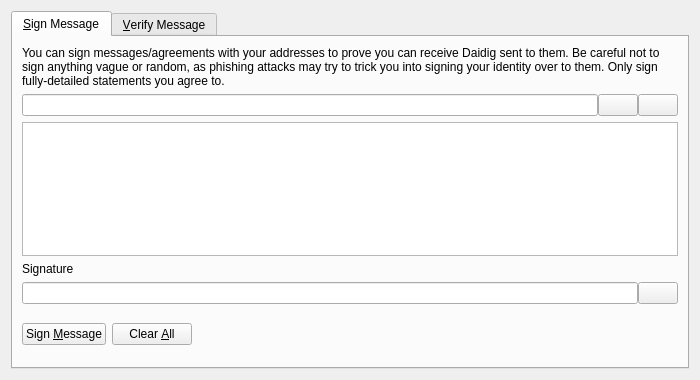
<?xml version="1.0" encoding="UTF-8"?>
<ui version="4.0">
 <class>SignVerifyMessageDialog</class>
 <widget class="QDialog" name="SignVerifyMessageDialog">
  <property name="geometry">
   <rect>
    <x>0</x>
    <y>0</y>
    <width>700</width>
    <height>380</height>
   </rect>
  </property>
  <property name="windowTitle">
   <string>Signatures - Sign / Verify a Message</string>
  </property>
  <property name="modal">
   <bool>true</bool>
  </property>
  <layout class="QVBoxLayout" name="verticalLayout">
   <item>
    <widget class="QTabWidget" name="tabWidget">
     <property name="currentIndex">
      <number>0</number>
     </property>
     <widget class="QWidget" name="tabSignMessage">
      <attribute name="title">
       <string>&amp;Sign Message</string>
      </attribute>
      <layout class="QVBoxLayout" name="verticalLayout_SM">
       <item>
        <widget class="QLabel" name="infoLabel_SM">
         <property name="text">
          <string>You can sign messages/agreements with your addresses to prove you can receive Daidig sent to them. Be careful not to sign anything vague or random, as phishing attacks may try to trick you into signing your identity over to them. Only sign fully-detailed statements you agree to.</string>
         </property>
         <property name="textFormat">
          <enum>Qt::PlainText</enum>
         </property>
         <property name="wordWrap">
          <bool>true</bool>
         </property>
        </widget>
       </item>
       <item>
        <layout class="QHBoxLayout" name="horizontalLayout_1_SM">
         <property name="spacing">
          <number>0</number>
         </property>
         <item>
          <widget class="QValidatedLineEdit" name="addressIn_SM">
           <property name="toolTip">
            <string>The Daidig address to sign the message with</string>
           </property>
          </widget>
         </item>
         <item>
          <widget class="QPushButton" name="addressBookButton_SM">
           <property name="toolTip">
            <string>Choose previously used address</string>
           </property>
           <property name="text">
            <string/>
           </property>
           <property name="shortcut">
            <string>Alt+A</string>
           </property>
           <property name="autoDefault">
            <bool>false</bool>
           </property>
          </widget>
         </item>
         <item>
          <widget class="QPushButton" name="pasteButton_SM">
           <property name="toolTip">
            <string>Paste address from clipboard</string>
           </property>
           <property name="text">
            <string/>
           </property>
           <property name="shortcut">
            <string>Alt+P</string>
           </property>
           <property name="autoDefault">
            <bool>false</bool>
           </property>
          </widget>
         </item>
        </layout>
       </item>
       <item>
        <widget class="QPlainTextEdit" name="messageIn_SM">
         <property name="toolTip">
          <string>Enter the message you want to sign here</string>
         </property>
        </widget>
       </item>
       <item>
        <widget class="QLabel" name="signatureLabel_SM">
         <property name="text">
          <string>Signature</string>
         </property>
         <property name="textFormat">
          <enum>Qt::PlainText</enum>
         </property>
        </widget>
       </item>
       <item>
        <layout class="QHBoxLayout" name="horizontalLayout_2_SM">
         <property name="spacing">
          <number>0</number>
         </property>
         <item>
          <widget class="QLineEdit" name="signatureOut_SM">
           <property name="font">
            <font>
             <italic>true</italic>
            </font>
           </property>
           <property name="readOnly">
            <bool>true</bool>
           </property>
          </widget>
         </item>
         <item>
          <widget class="QPushButton" name="copySignatureButton_SM">
           <property name="toolTip">
            <string>Copy the current signature to the system clipboard</string>
           </property>
           <property name="text">
            <string/>
           </property>
           <property name="autoDefault">
            <bool>false</bool>
           </property>
          </widget>
         </item>
        </layout>
       </item>
       <item>
        <layout class="QHBoxLayout" name="horizontalLayout_3_SM">
         <item>
          <widget class="QPushButton" name="signMessageButton_SM">
           <property name="toolTip">
            <string>Sign the message to prove you own this Daidig address</string>
           </property>
           <property name="text">
            <string>Sign &amp;Message</string>
           </property>
           <property name="autoDefault">
            <bool>false</bool>
           </property>
          </widget>
         </item>
         <item>
          <widget class="QPushButton" name="clearButton_SM">
           <property name="toolTip">
            <string>Reset all sign message fields</string>
           </property>
           <property name="text">
            <string>Clear &amp;All</string>
           </property>
           <property name="autoDefault">
            <bool>false</bool>
           </property>
          </widget>
         </item>
         <item>
          <spacer name="horizontalSpacer_1_SM">
           <property name="orientation">
            <enum>Qt::Horizontal</enum>
           </property>
           <property name="sizeHint" stdset="0">
            <size>
             <width>40</width>
             <height>48</height>
            </size>
           </property>
          </spacer>
         </item>
         <item>
          <widget class="QLabel" name="statusLabel_SM">
           <property name="font">
            <font>
             <weight>75</weight>
             <bold>true</bold>
            </font>
           </property>
           <property name="text">
            <string/>
           </property>
           <property name="wordWrap">
            <bool>true</bool>
           </property>
          </widget>
         </item>
         <item>
          <spacer name="horizontalSpacer_2_SM">
           <property name="orientation">
            <enum>Qt::Horizontal</enum>
           </property>
           <property name="sizeHint" stdset="0">
            <size>
             <width>40</width>
             <height>48</height>
            </size>
           </property>
          </spacer>
         </item>
        </layout>
       </item>
      </layout>
     </widget>
     <widget class="QWidget" name="tabVerifyMessage">
      <attribute name="title">
       <string>&amp;Verify Message</string>
      </attribute>
      <layout class="QVBoxLayout" name="verticalLayout_VM">
       <item>
        <widget class="QLabel" name="infoLabel_VM">
         <property name="text">
          <string>Enter the receiver's address, message (ensure you copy line breaks, spaces, tabs, etc. exactly) and signature below to verify the message. Be careful not to read more into the signature than what is in the signed message itself, to avoid being tricked by a man-in-the-middle attack. Note that this only proves the signing party receives with the address, it cannot prove sendership of any transaction!</string>
         </property>
         <property name="textFormat">
          <enum>Qt::PlainText</enum>
         </property>
         <property name="alignment">
          <set>Qt::AlignLeading|Qt::AlignLeft|Qt::AlignTop</set>
         </property>
         <property name="wordWrap">
          <bool>true</bool>
         </property>
        </widget>
       </item>
       <item>
        <layout class="QHBoxLayout" name="horizontalLayout_1_VM">
         <property name="spacing">
          <number>0</number>
         </property>
         <item>
          <widget class="QValidatedLineEdit" name="addressIn_VM">
           <property name="toolTip">
            <string>The Daidig address the message was signed with</string>
           </property>
          </widget>
         </item>
         <item>
          <widget class="QPushButton" name="addressBookButton_VM">
           <property name="toolTip">
            <string>Choose previously used address</string>
           </property>
           <property name="text">
            <string/>
           </property>
           <property name="shortcut">
            <string>Alt+A</string>
           </property>
           <property name="autoDefault">
            <bool>false</bool>
           </property>
          </widget>
         </item>
        </layout>
       </item>
       <item>
        <widget class="QPlainTextEdit" name="messageIn_VM"/>
       </item>
       <item>
        <widget class="QValidatedLineEdit" name="signatureIn_VM"/>
       </item>
       <item>
        <layout class="QHBoxLayout" name="horizontalLayout_2_VM">
         <item>
          <widget class="QPushButton" name="verifyMessageButton_VM">
           <property name="toolTip">
            <string>Verify the message to ensure it was signed with the specified Daidig address</string>
           </property>
           <property name="text">
            <string>Verify &amp;Message</string>
           </property>
           <property name="autoDefault">
            <bool>false</bool>
           </property>
          </widget>
         </item>
         <item>
          <widget class="QPushButton" name="clearButton_VM">
           <property name="toolTip">
            <string>Reset all verify message fields</string>
           </property>
           <property name="text">
            <string>Clear &amp;All</string>
           </property>
           <property name="autoDefault">
            <bool>false</bool>
           </property>
          </widget>
         </item>
         <item>
          <spacer name="horizontalSpacer_1_VM">
           <property name="orientation">
            <enum>Qt::Horizontal</enum>
           </property>
           <property name="sizeHint" stdset="0">
            <size>
             <width>40</width>
             <height>48</height>
            </size>
           </property>
          </spacer>
         </item>
         <item>
          <widget class="QLabel" name="statusLabel_VM">
           <property name="font">
            <font>
             <weight>75</weight>
             <bold>true</bold>
            </font>
           </property>
           <property name="text">
            <string/>
           </property>
           <property name="wordWrap">
            <bool>true</bool>
           </property>
          </widget>
         </item>
         <item>
          <spacer name="horizontalSpacer_2_VM">
           <property name="orientation">
            <enum>Qt::Horizontal</enum>
           </property>
           <property name="sizeHint" stdset="0">
            <size>
             <width>40</width>
             <height>48</height>
            </size>
           </property>
          </spacer>
         </item>
        </layout>
       </item>
      </layout>
     </widget>
    </widget>
   </item>
  </layout>
 </widget>
 <customwidgets>
  <customwidget>
   <class>QValidatedLineEdit</class>
   <extends>QLineEdit</extends>
   <header>qvalidatedlineedit.h</header>
  </customwidget>
 </customwidgets>
 <resources>
  <include location="../daidig.qrc"/>
 </resources>
 <connections/>
</ui>
